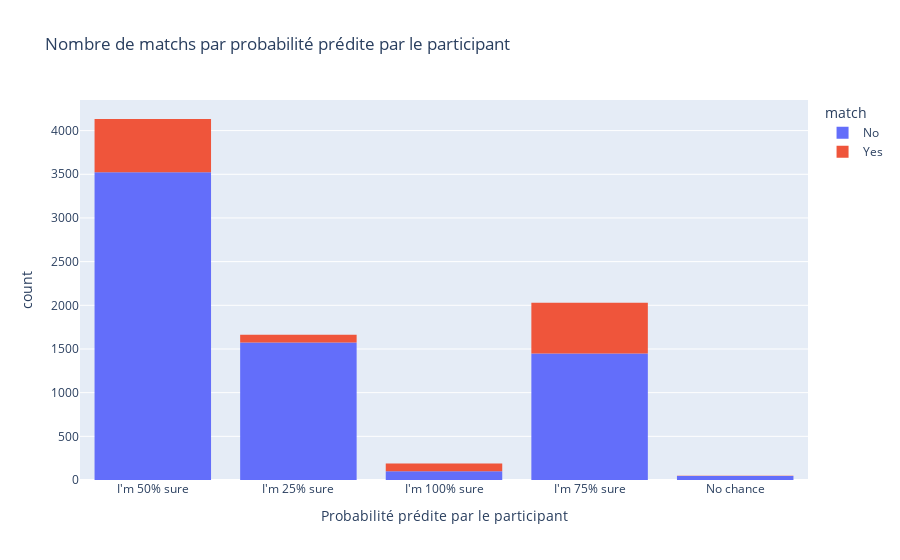

Notebook code for this chart:
### Code cell
fig = px.histogram(df_clean, x="prob_o", color="match",
                   title='Nombre de matchs par probabilité prédite par le participant',
                   nbins=30,
                   labels={'prob_o': 'Probabilité prédite par le participant', 'count': 'Nombre de matchs'})

fig.show()

### Figure 1 — Plotly figure (JSON) as saved in the notebook; plotly's stock layout.template omitted (floating-point values rounded to 4 significant figures; data arrays with more than 128 entries replaced by an {"elided": "..."} marker saying what was removed)
{"data": [{"alignmentgroup": "True", "bingroup": "x", "hovertemplate": "match=No<br>Probabilité prédite par le participant=%{x}<br>count=%{y}<extra></extra>", "legendgroup": "No", "marker": {"color": "#636efa", "pattern": {"shape": ""}}, "name": "No", "nbinsx": 30, "offsetgroup": "No", "orientation": "v", "showlegend": true, "type": "histogram", "x": {"elided": "6998 str values"}, "xaxis": "x", "yaxis": "y"}, {"alignmentgroup": "True", "bingroup": "x", "hovertemplate": "match=Yes<br>Probabilité prédite par le participant=%{x}<br>count=%{y}<extra></extra>", "legendgroup": "Yes", "marker": {"color": "#EF553B", "pattern": {"shape": ""}}, "name": "Yes", "nbinsx": 30, "offsetgroup": "Yes", "orientation": "v", "showlegend": true, "type": "histogram", "x": {"elided": "1380 str values"}, "xaxis": "x", "yaxis": "y"}], "layout": {"barmode": "relative", "legend": {"title": {"text": "match"}, "tracegroupgap": 0}, "title": {"text": "Nombre de matchs par probabilité prédite par le participant"}, "xaxis": {"anchor": "y", "domain": [0, 1], "title": {"text": "Probabilité prédite par le participant"}}, "yaxis": {"anchor": "x", "domain": [0, 1], "title": {"text": "count"}}}}
